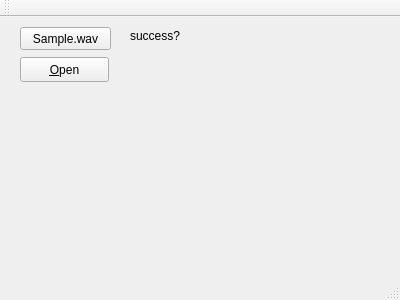
<?xml version="1.0" encoding="UTF-8"?>
<ui version="4.0">
 <class>MainWindow</class>
 <widget class="QMainWindow" name="MainWindow">
  <property name="geometry">
   <rect>
    <x>0</x>
    <y>0</y>
    <width>400</width>
    <height>300</height>
   </rect>
  </property>
  <property name="windowTitle">
   <string>MainWindow</string>
  </property>
  <widget class="QWidget" name="centralWidget">
   <widget class="QPushButton" name="pushButton">
    <property name="geometry">
     <rect>
      <x>20</x>
      <y>10</y>
      <width>91</width>
      <height>23</height>
     </rect>
    </property>
    <property name="text">
     <string>Sample.wav</string>
    </property>
   </widget>
   <widget class="QPushButton" name="openButton">
    <property name="geometry">
     <rect>
      <x>20</x>
      <y>40</y>
      <width>89</width>
      <height>25</height>
     </rect>
    </property>
    <property name="text">
     <string>&amp;Open</string>
    </property>
   </widget>
   <widget class="QLabel" name="successLabel">
    <property name="geometry">
     <rect>
      <x>130</x>
      <y>10</y>
      <width>67</width>
      <height>17</height>
     </rect>
    </property>
    <property name="text">
     <string>success?</string>
    </property>
   </widget>
  </widget>
  <widget class="QMenuBar" name="menuBar">
   <property name="geometry">
    <rect>
     <x>0</x>
     <y>0</y>
     <width>400</width>
     <height>22</height>
    </rect>
   </property>
  </widget>
  <widget class="QToolBar" name="mainToolBar">
   <attribute name="toolBarArea">
    <enum>TopToolBarArea</enum>
   </attribute>
   <attribute name="toolBarBreak">
    <bool>false</bool>
   </attribute>
  </widget>
  <widget class="QStatusBar" name="statusBar"/>
 </widget>
 <layoutdefault spacing="6" margin="11"/>
 <resources/>
 <connections/>
</ui>
